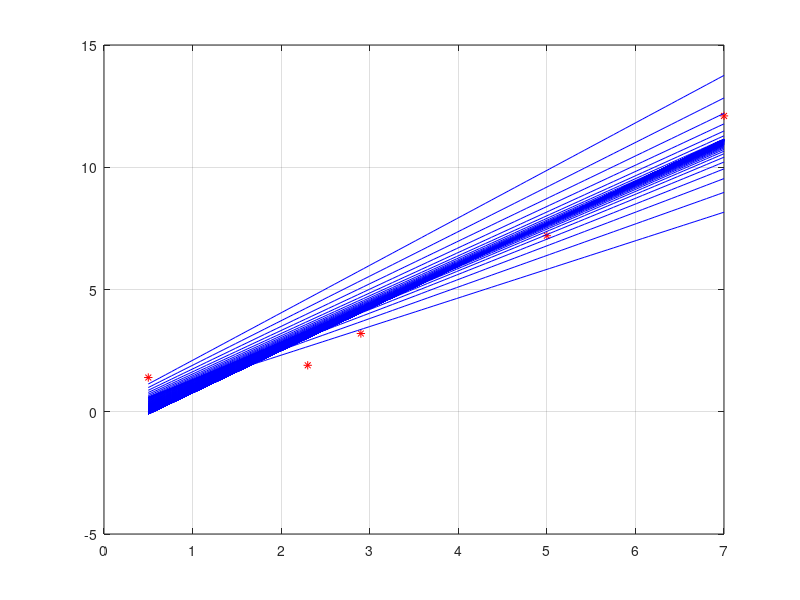

Write MATLAB code to recreate this figure.
clear all;
close all;

% read data from the file
A = load("data.dat");
x = A(:,1);
[minx,idx_minx] = min(x);
[maxx,idx_maxx] = max(x);

xx = linspace(minx,maxx);


y = A(:,2);
[row,column] = size(A);
n = row;
lr = 0.01;
plot(x,y,'r*');
hold on;
grid on;
m_old = 1;
c_old = 0;

linear_n = (1:1:n);
B = perms(linear_n);


k =1;
while (k < 200)

q = ceil(rand(1,1)*factorial(n));
diffm = 0;
diffc = 0;
for j = 1:n
  diffc = diffc -2*(y(B(q,j)) - 1*(c_old + m_old*x(B(q,j))));
  diffm = diffm -2*x(B(q,j))*(y(B(q,j)) - 1*(c_old + m_old*x(B(q,j))));
  end;
  m_new = m_old -lr*diffm;
  c_new = c_old -lr*diffc;
  zz = m_new*xx + c_new;
  plot(xx,zz,'b-');
  drawnow;
  m_old = m_new;
  c_old = c_new;
  k = k + 1;
end;
slope = m_new
intercept = c_new



